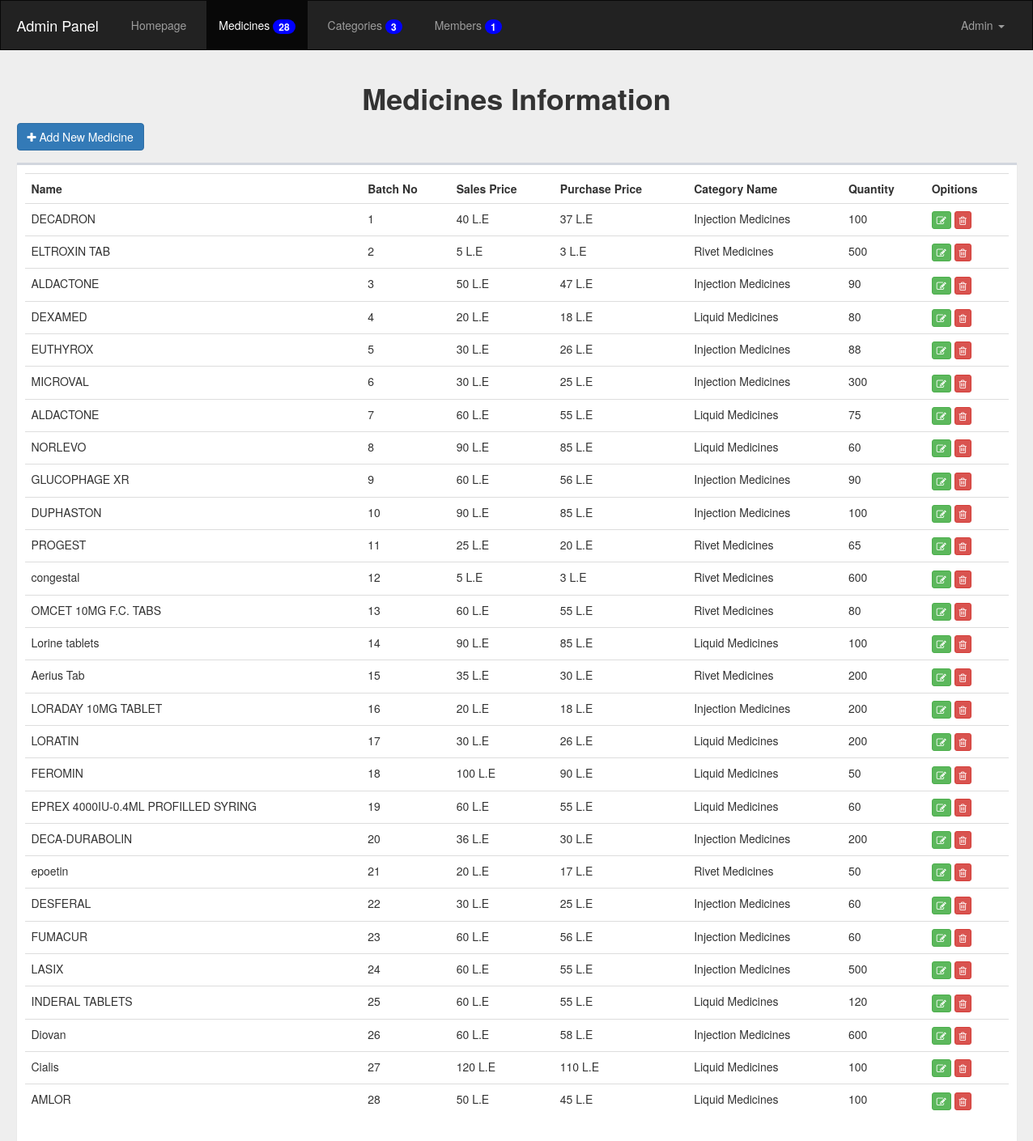
Page /admin/medicine.php?action=manage (signed in) on the committed database.
### tables this page shows
CREATE TABLE `medicine` (
  `ID` int(11) NOT NULL,
  `Name` varchar(255) NOT NULL,
  `BatchNo` int(11) NOT NULL,
  `SalesPrice` int(11) NOT NULL,
  `PurchasePrice` int(11) NOT NULL,
  `CatName` varchar(255) NOT NULL,
  `Quantity` int(11) NOT NULL
);

### admin/classes/DB.php (called while the page is built, shortened)
<?php
class DB
{
	private $_pdo = NULL;
	private $_result = array();
	private $_count;
	public function connectDB()
	{
		try
		{
			$dsn = "mysql:host=127.0.0.1;dbname=pharmacy";
			$username = "root";
			$password = "";
			$option	= array(
				PDO::MYSQL_ATTR_INIT_COMMAND	=> "SET NAMES utf8"
			);
			$this->_pdo = new PDO($dsn,$username,$password,$option);
			$this->_pdo->setAttribute(PDO::ATTR_ERRMODE, PDO::ERRMODE_EXCEPTION);
		}
		catch(PDOException $e)
		{
			die($e->getMessage());
		}
	}
	public function query($sqlQuery,$params = array())
	{
		if($this->_query = $this->_pdo->prepare($sqlQuery))
		{
			if(count($params) > 0)
			{
				$paramNumber = 1;
				foreach ($params as $param) {
					$this->_query->bindValue($paramNumber,$param);
					$paramNumber++;
				}
			}
			try
			{
				if($this->_query->execute())
				{
					if(strcmp(substr($sqlQuery, 0,6), "SELECT") == 0)
					{
						$this->_result = $this->_query->fetchAll();
						$this->_count = $this->_query->rowCount();
					}
				}
			}
			catch(PDOException $e)
			{
				die($e->getMessage());
				$this->_error = true;
			}
		}
		return $this;
	}
	public function getAllFrom($field, $table, $condition = NULL, $params = array())
	{
		$sqlQuery = "SELECT {$field} FROM {$table} {$condition}";
		return $this->query($sqlQuery,$params);
	}
	public function getResult()
	{
		return $this->_result;
	}
	public function getFirstResult()
	{
		return $this->getResult()[0];
	}
	public function getCount()
	{
		return $this->_count;
	}
}

### admin/classes/Session.php (called while the page is built, shortened)
<?php
class Session
{
	public static function exists($session)
	{
		return isset($_SESSION[$session]);
	}
	public static function get($session)
	{
		return $_SESSION[$session];
	}
}

### admin/classes/Admin.php (called while the page is built, shortened)
<?php
class Admin
{
	private $_session = 'userSession';
	private $_isLoggedIn = false;
	public function __construct()
	{
		$this->_db = new DB();
		if(Session::exists($this->_session))
		{
			$admin = Session::get($this->_session);
			$this->_isLoggedIn = true;
			$data = $this->_db->getAllFrom("*","admins","WHERE Username = ?",array($admin));
		}
	}
	public function IsLoggedIn()
	{
		return $this->_isLoggedIn;
	}
}

### admin/classes/Input.php (called while the page is built, shortened)
<?php
class Input
{
	public static function get($attribute,$method = "POST")
	{
		if($method === "GET")
		{
			if(isset($_GET[$attribute]))
			return $_GET[$attribute];
		}
		else
		{
			if(isset($_POST[$attribute]))
			return $_POST[$attribute];
		}
		return "";
	}
}

### admin/medicine.php (the view, shortened to what this page needs)
<?php
require_once "core/init.php";
$admin = new Admin();
if(!$admin->IsLoggedIn())
{
	Redirect::to("login.php");
}
else
{
	$db = new DB();
	$action = Input::get("action","GET");
?>
<div class="container">
	<?php
	if($action === "manage")
	{
		$db->getAllFrom("*","medicine");
		if($db->getCount() <= 0 )
		{
			echo "<div class='alert alert-danger'>There's no Medicine!!!</div>";
			echo "<a class='btn btn-primary' href='medicine.php?action=add'><i class='fa fa-plus'></i> Add New Medicine</a>";
		}
		else
		{
	?>
			<h1 class="text-center" style="font-weight: bold">Medicines Information</h1>
			<a class="btn btn-primary" href="medicine.php?action=add"><i class="fa fa-plus"></i> Add New Medicine</a>
			<div class="box">
		    	<div class="box-body table-responsive no-padding">
		      		<table class="table table-hover">
				        <tbody>
				        	<tr>
					          <th>Name</th>
					          <th>Batch No</th>
					          <th>Sales Price</th>
					          <th>Purchase Price</th>
					          <th>Category Name</th>
					          <th>Quantity</th>
					          <th>Opitions</th>
				        	</tr>
			        <?php
						foreach($db->getResult() as $res)
						{
					?>
							<tr>
					          <td><?php echo $res['Name'] ?></td>
					          <td><?php echo $res['BatchNo'] ?></td>
					          <td><?php echo $res['SalesPrice'] ?> L.E </td>
					          <td><?php echo $res['PurchasePrice'] ?> L.E </td>
					          <td><?php echo $res['CatName'] ?></td>
					          <td><?php echo $res['Quantity'] ?></td>
					          <td>
					          	<a href="medicine.php?action=update&tab=medicine&batchno=<?php echo $res['BatchNo']?>" class="btn btn-success btn-xs"><i class="fa fa-edit"></i></a>
					          	<a href="actions.php?action=delete&tab=medicine&batchno=<?php echo $res['BatchNo']?>" class="confirm btn btn-danger btn-xs"><i class="fa fa-trash-o"></i></a>
					          </td>
					        </tr>
					<?php
						}
					?>
		      			</tbody>
		      		</table>
		    	</div>
		  	</div>
  	<?php
  		}
  	}
  	?>
</div>
<?php
}
require_once $tempRoute . "footer.php";

### admin/includes/temps/navbar.php (shortened to what this page needs)
<?php
  $dbMemb = new DB();
  $dbMemb->getAllFrom("*","admins");
  $dbCat = new DB();
  $dbCat->getAllFrom("*","categories");
  $dbMed = new DB();
  $dbMed->getAllFrom("*","medicine");
?>
<nav class="navbar navbar-inverse ">
  <div class="container">
    <div class="navbar-header">
      <a class="navbar-brand" style="color:#FFF;" href="#">Admin Panel</a>
    </div>
    <div class="collapse navbar-collapse" id="bs-example-navbar-collapse-1">
      <ul class="nav navbar-nav">
        <?php
           $link =  explode('/', $_SERVER['PHP_SELF'],6);
           $word = $link[count($link) - 1];
           $word = str_split($word,stripos($word,'.'))[0];
        ?>
        <li class="<?php if('index' == $word) echo 'active'?>"><a href="index.php">Homepage</a></li>
        <li class="medicine <?php if('medicine' == $word) echo 'active'?>">
            <a href="medicine.php?action=manage" class="">
            Medicines <span  class="badge"><?php echo ($dbMed->getCount() > 0) ? $dbMed->getCount() : 0  ?></span>
            </a>
        </li>
        <li class="category <?php if('categories' == $word) echo 'active'?>">
            <a href="categories.php?action=manage" class="">
             Categories <span class="badge"><?php echo ($dbCat->getCount() > 0) ? $dbCat->getCount() : 0  ?></span>
            </a>
        </li>
        <li class="member <?php if('members' == $word) echo 'active'?>">
            <a href="members.php?action=manage" >
             Members <span class="badge"><?php echo ($dbMemb->getCount() > 0) ? $dbMemb->getCount() : 0  ?></span>
            </a>
        </li>
      </ul>
      <ul class="nav navbar-nav navbar-right">
        <li class="dropdown">
          <a href="#" class="dropdown-toggle" data-toggle="dropdown" role="button" aria-haspopup="true" aria-expanded="false">
              <?php echo $dbMemb->getFirstResult()['FullName'] ?> <span class="caret"></span>
          </a>
        </li>
      </ul>
    </div>
  </div>
</nav>

### admin/layout/css/backend.css (style rules this page uses)
body { background-color: #EEE; }
.navbar { border-radius: 0; margin-top: 0; }
.navbar ul li { margin-left: 10px; padding-top: 0px }
.navbar ul li a { line-height: 30px; }
.navbar-brand { padding: 20px 15px }
.navbar .badge { background-color: #00F; }
.box { position: relative; margin-top: 15px; border-radius: 0px; background: #FFF; border-top: 3px solid #d2d6de; margin-bottom: -100px; width: 100%; box-shadow: 0 1px 1px rgba(0, 0, 0, 0.1); }
.box-body { border-top-left-radius: 0; border-top-right-radius: 0; border-bottom-right-radius: 3px; border-bottom-left-radius: 3px; padding: 10px; }

### rows in the picture
medicine: Name "DECADRON", BatchNo "1", SalesPrice "40", PurchasePrice "37", CatName "Injection Medicines", Quantity "100"
medicine: Name "ELTROXIN TAB", BatchNo "2", SalesPrice "5", PurchasePrice "3", CatName "Rivet Medicines", Quantity "500"
medicine: Name "ALDACTONE", BatchNo "3", SalesPrice "50", PurchasePrice "47", CatName "Injection Medicines", Quantity "90"
medicine: Name "DEXAMED", BatchNo "4", SalesPrice "20", PurchasePrice "18", CatName "Liquid Medicines", Quantity "80"
medicine: Name "EUTHYROX", BatchNo "5", SalesPrice "30", PurchasePrice "26", CatName "Injection Medicines", Quantity "88"
medicine: Name "MICROVAL", BatchNo "6", SalesPrice "30", PurchasePrice "25", CatName "Injection Medicines", Quantity "300"
medicine: Name "ALDACTONE", BatchNo "7", SalesPrice "60", PurchasePrice "55", CatName "Liquid Medicines", Quantity "75"
medicine: Name "NORLEVO", BatchNo "8", SalesPrice "90", PurchasePrice "85", CatName "Liquid Medicines", Quantity "60"
medicine: Name "GLUCOPHAGE XR", BatchNo "9", SalesPrice "60", PurchasePrice "56", CatName "Injection Medicines", Quantity "90"
medicine: Name "DUPHASTON", BatchNo "10", SalesPrice "90", PurchasePrice "85", CatName "Injection Medicines", Quantity "100"
medicine: Name "PROGEST", BatchNo "11", SalesPrice "25", PurchasePrice "20", CatName "Rivet Medicines", Quantity "65"
medicine: Name "congestal", BatchNo "12", SalesPrice "5", PurchasePrice "3", CatName "Rivet Medicines", Quantity "600"
medicine: Name "OMCET 10MG F.C. TABS", BatchNo "13", SalesPrice "60", PurchasePrice "55", CatName "Rivet Medicines", Quantity "80"
medicine: Name "Lorine tablets", BatchNo "14", SalesPrice "90", PurchasePrice "85", CatName "Liquid Medicines", Quantity "100"
medicine: Name "Aerius Tab", BatchNo "15", SalesPrice "35", PurchasePrice "30", CatName "Rivet Medicines", Quantity "200"
medicine: Name "LORADAY 10MG TABLET", BatchNo "16", SalesPrice "20", PurchasePrice "18", CatName "Injection Medicines", Quantity "200"
medicine: Name "LORATIN", BatchNo "17", SalesPrice "30", PurchasePrice "26", CatName "Liquid Medicines", Quantity "200"
medicine: Name "FEROMIN", BatchNo "18", SalesPrice "100", PurchasePrice "90", CatName "Liquid Medicines", Quantity "50"
medicine: Name "EPREX 4000IU-0.4ML PROFILLED SYRING", BatchNo "19", SalesPrice "60", PurchasePrice "55", CatName "Liquid Medicines", Quantity "60"
medicine: Name "DECA-DURABOLIN", BatchNo "20", SalesPrice "36", PurchasePrice "30", CatName "Injection Medicines", Quantity "200"
medicine: Name "epoetin", BatchNo "21", SalesPrice "20", PurchasePrice "17", CatName "Rivet Medicines", Quantity "50"
medicine: Name "DESFERAL", BatchNo "22", SalesPrice "30", PurchasePrice "25", CatName "Injection Medicines", Quantity "60"
medicine: Name "FUMACUR", BatchNo "23", SalesPrice "60", PurchasePrice "56", CatName "Injection Medicines", Quantity "60"
medicine: Name "LASIX", BatchNo "24", SalesPrice "60", PurchasePrice "55", CatName "Injection Medicines", Quantity "500"
medicine: Name "INDERAL TABLETS", BatchNo "25", SalesPrice "60", PurchasePrice "55", CatName "Liquid Medicines", Quantity "120"
medicine: Name "Diovan", BatchNo "26", SalesPrice "60", PurchasePrice "58", CatName "Injection Medicines", Quantity "600"
medicine: Name "Cialis", BatchNo "27", SalesPrice "120", PurchasePrice "110", CatName "Liquid Medicines", Quantity "100"
medicine: Name "AMLOR", BatchNo "28", SalesPrice "50", PurchasePrice "45", CatName "Liquid Medicines", Quantity "100"

### other values in the picture
$dbMed->getCount() "28"
$dbCat->getCount() "3"
$dbMemb->getCount() "1"
$dbMemb->getFirstResult()['FullName'] "Admin"
